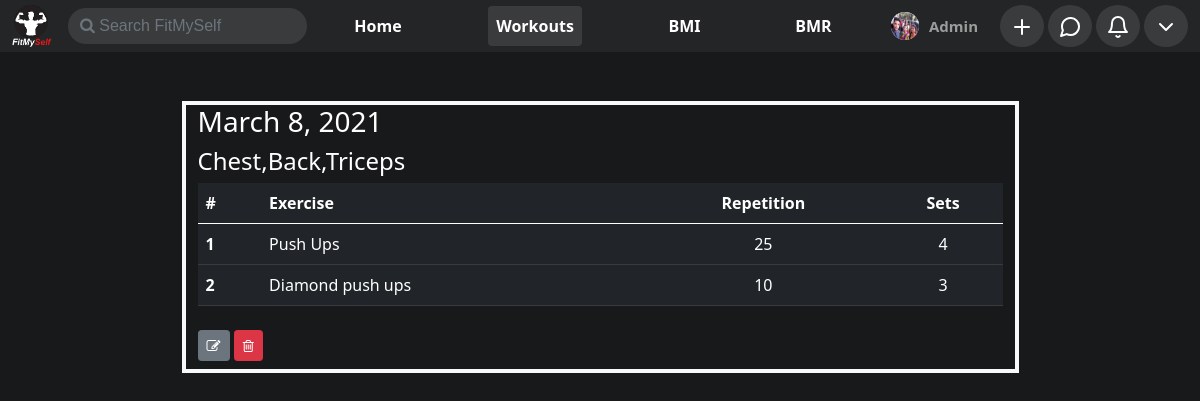
The page /workout/ (signed in) on the database its author committed.
### home/models.py (models this page shows, shortened)
class ProfilePictures(models.Model):
    user = models.ForeignKey(User,on_delete=models.CASCADE,null=True)
    upload_on = models.DateTimeField(default = timezone.now,null=True)
    display_picture = models.ImageField(upload_to=dpPath,null=True,blank=True)

### workout/models.py (models this page shows, shortened)
class Workout(models.Model):
    user = models.ForeignKey(User,on_delete=models.CASCADE,null=True,blank=True)
    date = models.DateField(default=timezone.now)
    parts = models.CharField(max_length=50,null=True)
    slug = models.CharField(max_length=50,null=True,blank=True)

class Exercise(models.Model):
    workout = models.ForeignKey(Workout,on_delete=models.CASCADE)
    name = models.CharField(max_length=50)
    repetition = models.CharField(max_length=50)
    sets = models.IntegerField(null=True)

### workout/views.py (the view)
# urls.py: path('workout/',include('workout.urls')),
def workout(request):
    if not request.user.is_authenticated:
        return redirect('/')
    exercises = []
    workouts = Workout.objects.filter(user = request.user).order_by("-date")
    for workout in workouts:
        exercises.append(Exercise.objects.filter(workout=workout))
    params = {
        'workouts' : workouts,
        'exercises' : exercises,
    }
    return render(request,'workout/workout.html',params)

### calculator/context_processor.py (called while the page is built)
def userBmi(request):
    if request.user.is_authenticated:
        try:
            bmi = Bmi.objects.get(user = request.user)
            params = {
                "bmi" : bmi
            }
        except Bmi.DoesNotExist:
            params = {}
    else:
        params = {}
    return params

def userBmr(request):
    if request.user.is_authenticated:
        try:
            bmr = Bmr.objects.get(user = request.user)
            params = {
                "bmr" : bmr
            }
        except Bmr.DoesNotExist:
            params = {}
    else:
        params = {}
    return params

### home/context_processor.py (called while the page is built)
def user_profile(request):
    if request.user.is_authenticated:
        try:
            user = UserExtended.objects.get(user = request.user)
            user_profile = ProfilePictures.objects.filter(user=request.user).order_by("-upload_on").first()
            params = {
                "user" : user,
                "user_profile" : user_profile,
                "media" : settings.MEDIA_URL,
            }
        except ProfilePictures.DoesNotExist:
            params ={}
    else:
        params = {}
    return params

def search(request):
    if request.user.is_authenticated:
        if request.GET.get('search') is not None:
            result = {}
            profile_pics = []
            querry = request.GET.get('search')
            users = User.objects.filter(
                Q(first_name__icontains=querry) |
                Q(last_name__icontains=querry)
            )
            for user in users:
                result[UserExtended.objects.filter(user=user).first()] = ProfilePictures.objects.filter(user=user).order_by("-upload_on").first()
            print(result)
            params = {
                'result' : result,
            }
        else:
            params = {}
    else:
        params = {}
    return params

### workout/templates/workout/workout.html (shortened to what this page needs)
{% extends 'base.html' %}
{% block body %}
<div class="container" id="main-div">
    {% for workout in workouts %}
    <div class="workout mx-auto mt-5 border container-fluid border-light border-4">
        <h3>{{workout.date}}</h3>
        <h4>{{workout.parts}}</h4>
        <div class="table-responsive">
            <table class="table table-dark">
                <thead>
                    <tr>
                        <th>#</th>
                        <th>Exercise</th>
                        <th class="text-center">Repetition</th>
                        <th class="text-center">Sets</th>
                    </tr>
                </thead>
                <tbody>
                    {% for exercise in exercises %}
                    {% for i in exercise %}
                    {% if i.workout == workout %}
                    <tr>
                        <th>{{forloop.counter}}</th>
                        <td>{{i.name}}</td>
                        <td class="text-center">{{i.repetition}}</td>
                        <td class="text-center">{{i.sets}}</td>
                    </tr>
                    {% endif %}
                    {% endfor %}
                    {% endfor %}
                </tbody>
            </table>
        </div>
        <div class="my-2">
            <a href="/workout/update_workout/{{workout.slug}}" class="btn btn-sm btn-secondary"><i class="fa fa-edit"></i></a>
            <a href="/workout/delete_workout/{{workout.slug}}" class="btn btn-sm btn-danger"><i class="fa fa-trash-o"></i></a>
        </div>
    </div>
    {% endfor %}
</div>
{% endblock body %}

### templates/base.html (shortened to what this page needs)
<!doctype html>
<html lang="en">
<head>
    <link href="https://cdn.jsdelivr.net/npm/bootstrap@5.0.0-beta1/dist/css/bootstrap.min.css" rel="stylesheet"
>
    <link rel="stylesheet" href="https://cdnjs.cloudflare.com/ajax/libs/font-awesome/4.7.0/css/font-awesome.min.css">
</head>
<body style="background-color: #18191a;">
    <nav class="navbar p-0 navbar-expand-lg fixed-top navbar-dark navbar-bg" id="navbar">
        <div class="container-fluid">
            {% load static %}
            <div class="logo">
                <a class="navbar-brand text-right" href="/"><img src="{% static 'images/logo.png' %}" width="40px"
                        alt="logo"></a>
                <form id="search-form" action="" method="get">
                    <input class="no-outline text-light outline-none form-control rounded-pill me-2" id="search" name="search" onchange="form.submit()" type="text" placeholder="&#xF002; Search FitMySelf" style="font-family:Arial, FontAwesome" aria-label="Search">
                </form>
            </div>
            <div class="collapse navbar-collapse" id="navbarSupportedContent">
                <ul class="navbar-nav mb-2 mb-lg-0" id="main-nav">
                    <li class="nav-item">
                        <a href="/" class="navbar-link rounded nav-link {% if request.get_full_path == '/' %} nav-active {% endif %}">Home</a>
                    </li>
                    <li class="nav-item">
                        <a href="/workout" class="navbar-link rounded nav-link {% if request.get_full_path == '/workout/' %} nav-active {% endif %}">Workouts</a>
                    </li>
                    <li class="nav-item">
                        <a href="/calculator/bmi_calculator" class="navbar-link rounded nav-link {% if request.get_full_path == '/calculator/bmi_calculator' %} nav-active {% endif %}">BMI</a>
                    </li>
                    <li class="nav-item">
                        <a href="/calculator/bmr_calculator" class="navbar-link rounded nav-link {% if request.get_full_path == '/calculator/bmr_calculator' %} nav-active {% endif %}">BMR</a>
                    </li>
                </ul>
                {% if request.user.is_authenticated %}
                <ul class="navbar-nav mb-2 mb-lg-0" id="secondary-nav" onresize="changeSize()">
                    {% load extras %}
                    <li class="nav-item rounded-pill px-2 profile-name {% if request.get_full_path == '/'|addstr:request.user.slug %}nav-active{% endif %}" style="width: max-content;">
                        <div class="d-flex my-auto h-100  justify-content-between align-items-center">
                            <span class="icon rounded-circle bg-light">
                                <img src="{% if user_profile %}{{media}}{{user_profile.display_picture}}{% else %}{% static 'images/user.svg' %}{% endif %}"
                                    class="rounded-circle" style="width: 100%; height: 100%;" alt="">
                            </span>
                            <a href="/user/{{user.slug}}" class="nav-link py-0" style="font-size: .9375rem; font-weight: 600;">
                                {{request.user.first_name}}
                            </a>
                        </div>
                    </li>
                    <li class="nav-item dropdown">
                        <span class="icon w-100 h-100 basic-nav rounded-circle">
                            <a href="#" class="nav-link" id="add" role="button" data-bs-toggle="dropdown" aria-expanded="false">
                                <img src="{% static 'images/plus.svg' %}" class="w-100 h-100" alt="">
                            </a>
                        </span>
                    </li>
                    <li class="nav-item">
                        <span class="icon w-100 h-100 basic-nav rounded-circle">
                            <a href="#" class="nav-link">
                                <img src="{% static 'images/mess.svg' %}" class="w-100 h-100" style="height: 100%; width: 100%;" alt="">
                            </a>
                        </span>
                    </li>
                    <li class="nav-item dropdown">
                        <span class="icon w-100 h-100 basic-nav rounded-circle">
                            <a class="nav-link" href="#" id="notificationDropdown" role="button" data-bs-toggle="dropdown" aria-expanded="false">
                                <img src="{% static 'images/bell.svg' %}" style="width: 100%; height: 100%;" alt="">
                            </a>
                        </span>
                    </li>
                    <li class="nav-item">
                        <span class="dropdown icon w-100 h-100 basic-nav rounded-circle">
                            <a class="nav-link" id="profileDropdown" href="#" role="button" id="profileDropdown"
                                data-bs-toggle="dropdown" aria-expanded="false">
                                <img src="{% static 'images/chevron-down.svg' %}" style="width: 100%; height: 100%;"
                                    alt="">
                            </a>
                                        {% load humanize %}
                        </span>
                    </li>
                </ul>
                {% endif %}
            </div>
        </div>
    </nav>
    {% block body %}
    {% endblock body %}
</body>
</html>

### templates/base.html (style rules this page uses)
.navbar-bg { background-color: #242526; }
.navbar-link { color: white !important; font-weight: bold !important; }
.nav-active { background-color: #3a3b3c; }
.logo { outline: none !important; display: flex; justify-content: space-between; align-items: center; width: max-content; }
.logo input { background-color: #3a3b3c; border: none; outline: none !important; }
#search-form { width: max-content; }
#main-nav { margin: 0 auto; display: flex; justify-content: space-around; }
#secondary-nav { width: max-content; }
#secondary-nav li { margin: 0 2px; }
.icon { margin: 0 2px; height: 28px; width: 28px; display: flex; align-items: center; justify-content: center; }
.basic-nav { color: white; background-color: #3a3b3c; }

### workout/templates/workout/workout.html (style rules this page uses)
#main-div { margin-top: 0; padding-top: 1px; }
.workout { width: 75%; color: white; }

### rows shown on the page
ProfilePictures: display_picture (picture)
Workout: date "March 8, 2021", parts "Chest,Back,Triceps"
Exercise: name "Push Ups", repetition "25", sets "4"
Exercise: name "Diamond push ups", repetition "10", sets "3"

### other values the page prints
{{ request.user.first_name }} "Admin"
